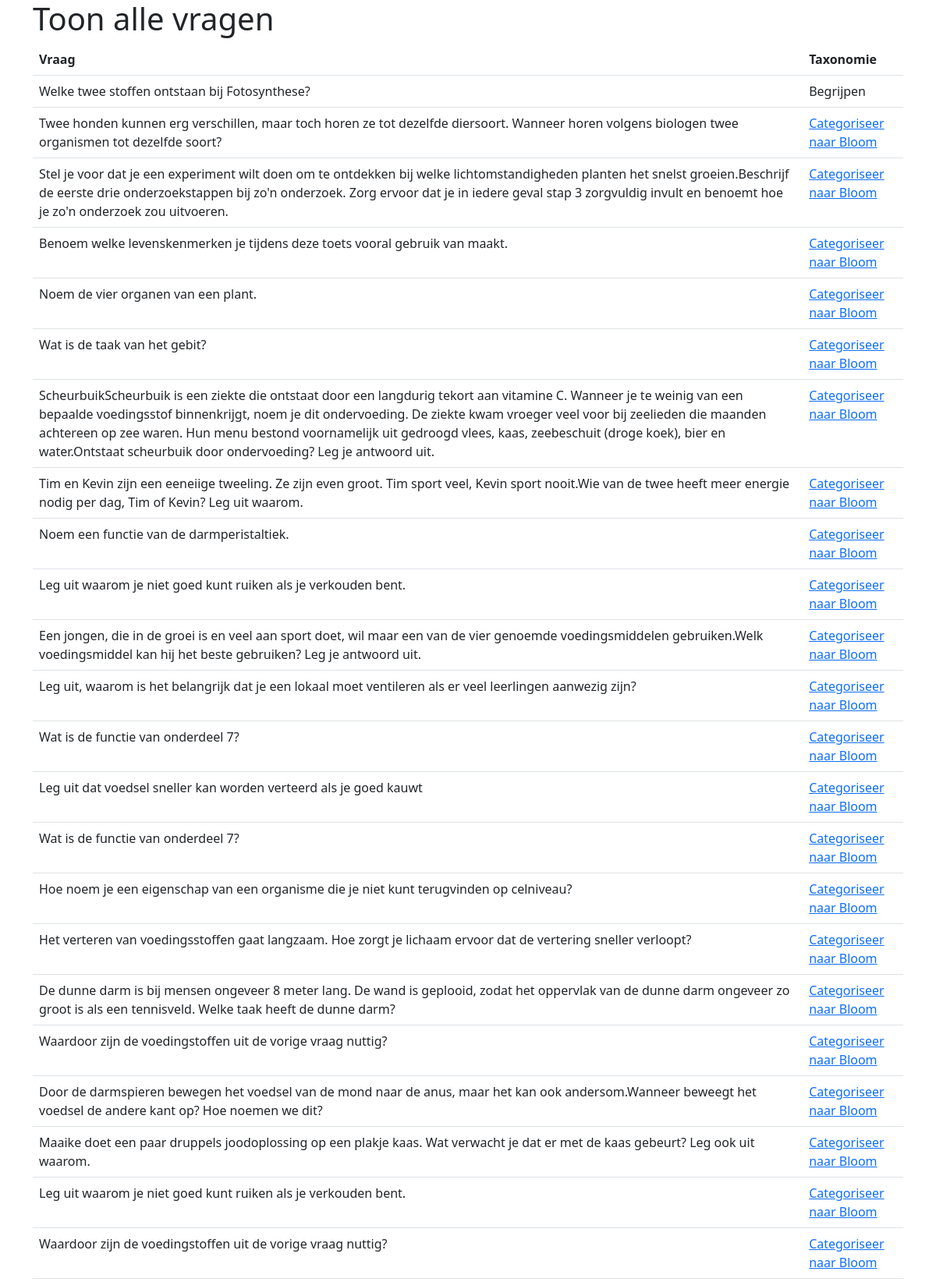
The page / (upper part) on the database its author committed.
### tables this page shows
CREATE TABLE "questions" (
    questions_id TEXT PRIMARY KEY,
    prompts_id INTEGER NOT NULL,
    users_id INTEGER,
    question TEXT NOT NULL,
    taxonomy_bloom TEXT,
    rtti TEXT,
    tax_bloom_changed INTEGER DEFAULT 0 NOT NULL,
    rtti_changed INTEGER DEFAULT 0 NOT NULL,
    answer TEXT,
    vak TEXT,
    onderwijsniveau TEXT,
    leerjaar INTEGER,
    question_index INTEGER,
    FOREIGN KEY (prompts_id) REFERENCES prompts(prompts_id) ON DELETE CASCADE ON UPDATE CASCADE,
    FOREIGN KEY (users_id) REFERENCES users(user_id) ON DELETE CASCADE ON UPDATE CASCADE
);

### voorbeeld_uitwerking/app.py (the view)
@app.route("/")
def list_questions():
    message = request.args.get("message")
    all_questions = questions_model.get_all_questions()
    return render_template(
        "questions.html.jinja", questions=all_questions, message=message
    )

### voorbeeld_uitwerking/lib/questions_model.py (called while the page is built)
    def get_cursor(self):
        conn = sqlite3.connect(self.database_file)
        cursor = conn.cursor()
        cursor.row_factory = sqlite3.Row
        return conn, cursor

    def get_all_questions(self):
        conn, cursor = self.get_cursor()
        query = """
            SELECT * FROM questions;
        """
        cursor.execute(query)
        return cursor.fetchall()

### voorbeeld_uitwerking/templates/questions.html.jinja
{% extends "base.html.jinja" %}
{% block content %}
        <h1>Toon alle vragen</h1>
        <table class="table">
            <tr>
                <th>Vraag</th>
                <th>Taxonomie</th>
            </tr>
            {% for question in questions %}
                <tr>
                    <td>{{ question.question }}</td>
                    {% if question.taxonomy_bloom %}
                        <td>{{ question.taxonomy_bloom }}</td>
                    {% else %}
                        <td><a href="{{ url_for('show_question', question_id = question.questions_id) }}">Categoriseer naar Bloom</a></td>
                    {% endif %}
                </tr>
            {% endfor %}
        </table>
{% endblock %}

### voorbeeld_uitwerking/templates/base.html.jinja (shortened to what this page needs)
<!doctype html>
<html lang="en">
  <head>
    <link href="https://cdn.jsdelivr.net/npm/bootstrap@5.0.2/dist/css/bootstrap.min.css" rel="stylesheet">
  </head>
  <body>
    <div class="container">
        {% block content %}{% endblock %}
    </div>
  </body>
</html>

### rows shown on the page
questions: question "Welke twee stoffen ontstaan bij Fotosynthese?", taxonomy_bloom "Begrijpen"
questions: question "Twee honden kunnen erg verschillen, maar toch horen ze tot dezelfde diersoort. Wanneer horen volgens biologen twee organismen tot dezelfde soort?"
questions: question "Stel je voor dat je een experiment wilt doen om te ontdekken bij welke lichtomstandigheden planten het snelst groeien.Beschrijf de eerste drie onderzoekstappen bij zo'n onderzoek. Zorg ervoor dat je in iedere geval stap 3 zorgvuldig invult en benoemt hoe je zo'n onderzoek zou uitvoeren."
questions: question "Benoem welke levenskenmerken je tijdens deze toets vooral gebruik van maakt."
questions: question "Noem de vier organen van een plant."
questions: question "Wat is de taak van het gebit?"
questions: question "ScheurbuikScheurbuik is een ziekte die ontstaat door een langdurig tekort aan vitamine C. Wanneer je te weinig van een bepaalde voedingsstof binnenkrijgt, noem je dit ondervoeding. De ziekte kwam vroeger veel voor bij zeelieden die maanden achtereen op zee waren. Hun menu bestond voornamelijk uit gedroogd vlees, kaas, zeebeschuit (droge koek), bier en water.Ontstaat scheurbuik door ondervoeding? Leg je antwoord uit."
questions: question "Tim en Kevin zijn een eeneiige tweeling. Ze zijn even groot. Tim sport veel, Kevin sport nooit.Wie van de twee heeft meer energie nodig per dag, Tim of Kevin? Leg uit waarom."
questions: question "Noem een functie van de darmperistaltiek."
questions: question "Leg uit waarom je niet goed kunt ruiken als je verkouden bent."
questions: question "Een jongen, die in de groei is en veel aan sport doet, wil maar een van de vier genoemde voedingsmiddelen gebruiken.Welk voedingsmiddel kan hij het beste gebruiken? Leg je antwoord uit."
questions: question "Leg uit, waarom is het belangrijk dat je een lokaal moet ventileren als er veel leerlingen aanwezig zijn?"
questions: question "Wat is de functie van onderdeel 7?"
questions: question "Leg uit dat voedsel sneller kan worden verteerd als je goed kauwt"
questions: question "Wat is de functie van onderdeel 7?"
questions: question "Hoe noem je een eigenschap van een organisme die je niet kunt terugvinden op celniveau?"
questions: question "Het verteren van voedingsstoffen gaat langzaam. Hoe zorgt je lichaam ervoor dat de vertering sneller verloopt?"
questions: question "De dunne darm is bij mensen ongeveer 8 meter lang. De wand is geplooid, zodat het oppervlak van de dunne darm ongeveer zo groot is als een tennisveld. Welke taak heeft de dunne darm?"
questions: question "Waardoor zijn de voedingstoffen uit de vorige vraag nuttig?"
questions: question "Door de darmspieren bewegen het voedsel van de mond naar de anus, maar het kan ook andersom.Wanneer beweegt het voedsel de andere kant op? Hoe noemen we dit?"
questions: question "Maaike doet een paar druppels joodoplossing op een plakje kaas. Wat verwacht je dat er met de kaas gebeurt? Leg ook uit waarom."
questions: question "Leg uit waarom je niet goed kunt ruiken als je verkouden bent."
questions: question "Waardoor zijn de voedingstoffen uit de vorige vraag nuttig?"
